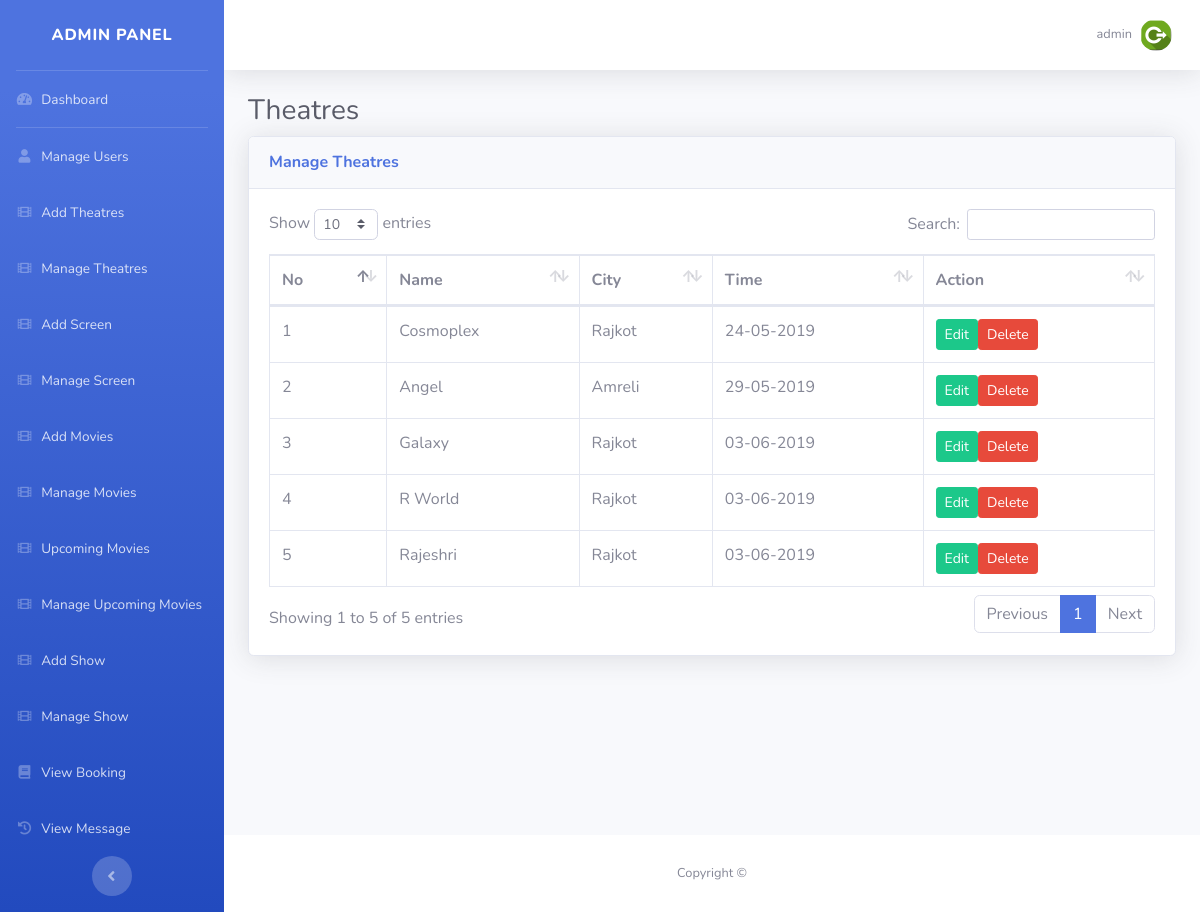
The app's page /admin/theatre_manage.php (signed in) with its own data.
### tables this page shows
CREATE TABLE `theatre` (
  `t_id` int NOT NULL,
  `t_nm` varchar(30) NOT NULL,
  `t_city` varchar(30) NOT NULL,
  `t_time` bigint NOT NULL,
  `t_status` int NOT NULL DEFAULT '1'
);

### admin/theatre_manage.php (the view, shortened to what this page needs)
<?php
	include("include/header.php");
	include("../include/config.php");
?>
<div class="container-fluid">
  <h1 class="h3 mb-2 text-gray-800">Theatres</h1>
  <div class="card shadow mb-4">
	<div class="card-header py-3">
	  <h6 class="m-0 font-weight-bold text-primary">Manage Theatres</h6>
	</div>
	<div class="card-body">
		<div class="table-responsive">
                <table class="table table-bordered" id="dataTable" width="100%" cellspacing="0">
<thead>
                    <tr>
                      <th>No</th>
                      <th>Name</th>
                      <th>City</th>
                      <th>Time</th>
                      <th>Action</th>
                    </tr>
                  </thead>
                  <tbody>
          <?php
  $sq=mysqli_query($con,"select * from theatre");
  $co=1;
while($row=mysqli_fetch_assoc($sq))
              {
       $tt=date('d-m-Y',$row['t_time']);
               echo'<tr>';
               echo'<td>'.$co.'</td>';
               echo'<td>'.$row['t_nm'].'</td>';
               echo'<td>'.$row['t_city'].'</td>';
              echo'<td>'.$tt.'</td>';
             echo'<td>';
if($row['t_status']==0)
{
	echo'<a href="theatre_enable.php?id='.$row['t_id'].'" class="btn btn-info btn-sm">Enable</a>';
}
else
{
echo'<a href="theatre_edit.php?id='.$row['t_id'].'" class="btn btn-success btn-sm">Edit</a>';
}
             echo'<a href="theatre_delete.php?id='.$row['t_id'].'" class="btn btn-danger btn-sm  ">Delete</a></td>';
             $co++;
             }
             ?>
                    </tr>
                  </tbody>
                </table>
              </div>
	</div>
  </div>
</div>
<?php
	include("include/footer.php");
?>

### records on screen
theatre: t_nm "Cosmoplex", t_city "Rajkot", t_time "24-05-2019"
theatre: t_nm "Angel", t_city "Amreli", t_time "29-05-2019"
theatre: t_nm "Galaxy", t_city "Rajkot", t_time "03-06-2019"
theatre: t_nm "R World", t_city "Rajkot", t_time "03-06-2019"
theatre: t_nm "Rajeshri", t_city "Rajkot", t_time "03-06-2019"

### other values on screen
$_SESSION['admin']['nm'] "admin"
